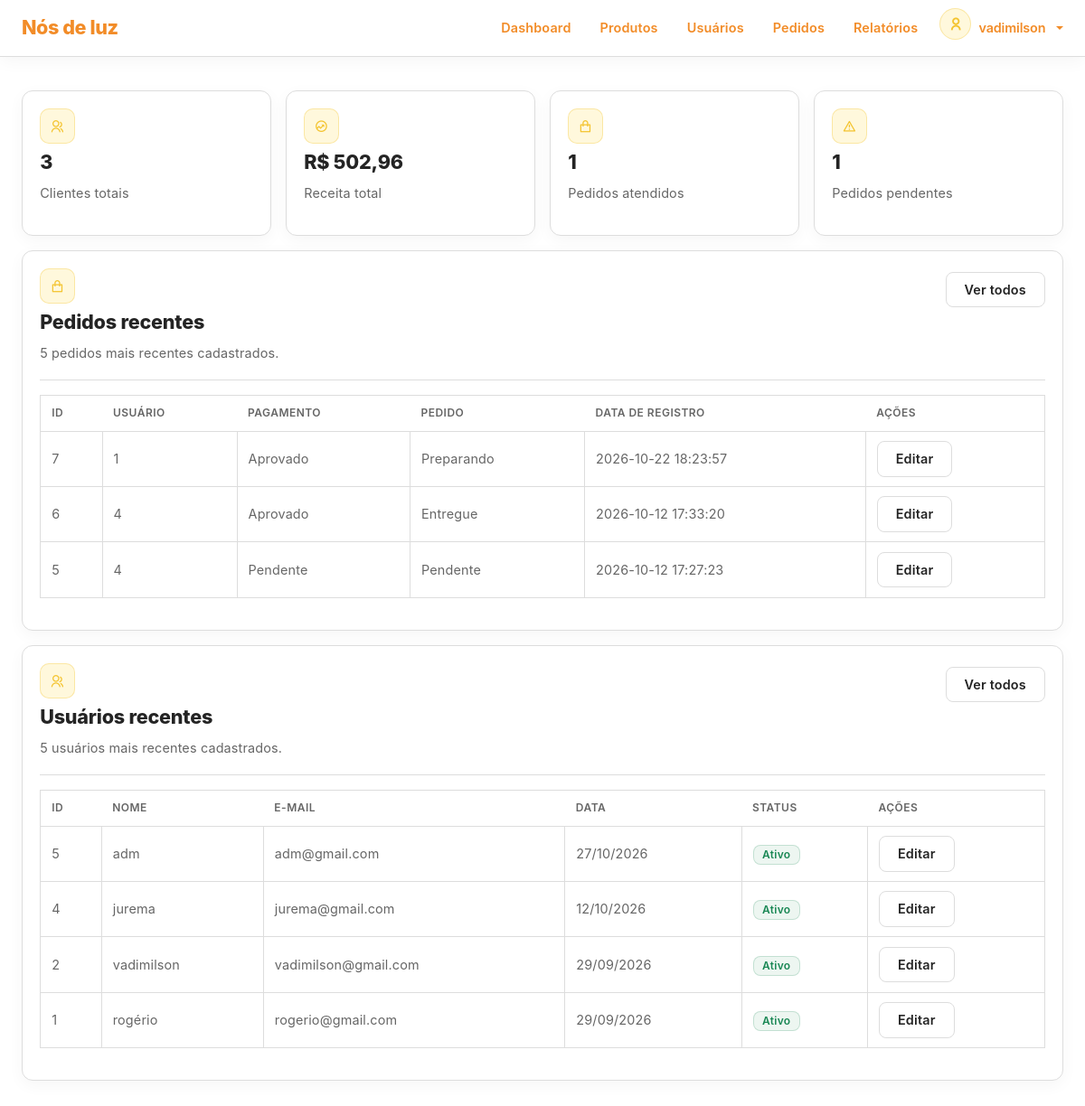
The page /dashboard/index.php (signed in) on the database its author committed.
### tables this page shows
CREATE TABLE `orders` (
  `id` int(11) NOT NULL,
  `user_id` int(11) NOT NULL,
  `total` decimal(10,2) NOT NULL,
  `payment_status` enum('Pendente','Aprovado','Recusado') NOT NULL DEFAULT 'Pendente',
  `order_status` enum('Pendente','Preparando','Enviado','Entregue','Cancelado') NOT NULL DEFAULT 'Pendente',
  `date_register` datetime NOT NULL DEFAULT current_timestamp()
);

CREATE TABLE `users` (
  `id` int(11) NOT NULL,
  `name` varchar(250) NOT NULL,
  `email` varchar(250) NOT NULL,
  `password` varchar(250) NOT NULL,
  `phone` varchar(15) NOT NULL,
  `cpf` varchar(14) NOT NULL,
  `address` varchar(250) NOT NULL,
  `cep` varchar(8) NOT NULL,
  `address_number` varchar(20) NOT NULL,
  `address_complement` varchar(100) DEFAULT NULL,
  `role` enum('Cliente','Admin') NOT NULL,
  `status` enum('Ativo','Inativo') NOT NULL,
  `vip` enum('sim','nao') NOT NULL DEFAULT 'nao',
  `reset_token` varchar(64) DEFAULT NULL,
  `reset_token_expires` datetime DEFAULT NULL,
  `date_register` datetime NOT NULL DEFAULT current_timestamp()
);

### app/config/config.php (called while the page is built, shortened)
<?php
function e(?string $value): string
{
    return htmlspecialchars($value ?? '', ENT_QUOTES, 'UTF-8');
}
?>

### components/shared/table-users.php (the view, shortened to what this page needs)
<div class="table-responsive table-container">
    <table class="table align-middle text-nowrap">
        <thead>
            <tr>
                <th>Id</th>
                <th>Nome</th>
                <th>E-mail</th>
                <th>Data</th>
                <th>Status</th>
                <th>Ações</th>
            </tr>
        </thead>
        <tbody>
            <?php if (!empty($users)): ?>
                <?php foreach ($users as $user): ?>
                    <tr>
                        <td><?= $user['id'] ?></td>
                        <td><?= $user['name'] ?></td>
                        <td><?= $user['email'] ?></td>
                        <td><?= date('d/m/Y', strtotime($user['date_register'])) ?></td>
                        <td><span class="badge secondary <?= ($user['status'] === 'Ativo') ? 'green' : 'red' ?>"><?= $user['status'] ?></span></td>
                        <td><a class="btn secondary" href="<?= BASE_URL ?>dashboard/user-edit.php?id=<?= $user['id'] ?>">Editar</a></td>
                    </tr>
                <?php endforeach; ?>
            <?php endif; ?>
        </tbody>
    </table>
</div>

### components/shared/table-orders.php (shortened to what this page needs)
<div class="table-responsive table-container">
    <table class="table align-middle text-nowrap">
        <thead>
            <tr>
                <th>ID</th>
                <th>Usuário</th>
                <th>Pagamento</th>
                <th>Pedido</th>
                <th>Data de registro</th>
                <th>Ações</th>
            </tr>
        </thead>
        <tbody>
            <?php if (!empty($orders)): ?>
                <?php foreach ($orders as $order): ?>
                    <tr>
                        <td>
                            <?= e($order['id']) ?>
                        </td>
                        <td>
                            <?= e($order['user_id']) ?>
                        </td>
                        <td>
                            <?= e($order['payment_status']) ?>
                        </td>
                        <td>
                            <?= e($order['order_status']) ?>
                        </td>
                        <td>
                            <?= e($order['date_register']) ?>
                        </td>
                        <td>
                            <a
                                class="btn secondary"
                                href="<?= BASE_URL ?>dashboard/order-edit.php?id=<?= (int) $order['id'] ?>"
                            >
                                Editar
                            </a>
                        </td>
                    </tr>
                <?php endforeach; ?>
            <?php endif; ?>
        </tbody>
    </table>
</div>

### assets/css/index.css (style rules this page uses)
* { padding: 0; margin: 0; box-sizing: border-box; list-style: none; }
:root { --color-primary: #f4c430; --color-primary-hover: #ddb01f; --color-primary-light: #fff8dc; --color-orange: #f28c28; --color-orange-hover: #df7815; --color-orange-light: #fff0df; --color-background: #ffffff; --color-background-soft: #fafafa; --color-section: #f6f6f6; --color-card: #ffffff; --color-border: #dddddd; --color-border-light: #eeeeee; --color-title: #242424; --color-text: #666666; --color-muted: #999999; --navbar-background: #f7f7f7; --navbar-border: #dddddd; --footer-background: #000000; --footer-text: #dddddd; --color-input: #ffffff; --color-primary-border: #f4c43055; --color-primary-background: #fff8dc; --color-success: #198754; --color-success-border: #19875433; --color-success-background: #19875414; --color-danger: #ff5441; --color-danger-border: #ff544133; --color-danger-background: #ff544114; --font-family: "Inter", Arial, Helvetica, sans-serif; --font-size-xxl: clamp(2rem, 4vw + 1rem, 3.2rem); --font-size-xl: clamp(2rem, 4vw, 3rem); --font-size-lg: 1.35rem; --font-size-md: 1rem; --font-size-sm: 0.9rem; --font-weight-bold: 800; --font-weight-semibold: 600; --font-weight-regular: 400; --container-width: 1060px; --radius-sm: 8px; --radius-md: 10px; --radius-lg: 12px; --transition: 0.2s ease; --shadow-sm: 0 5px 18px rgba(0, 0, 0, 0.04); --shadow-md: 0 10px 25px rgba(0, 0, 0, 0.08); }
html { scroll-behavior: smooth; }
body { overflow-x: hidden; background-color: var(--color-background); color: var(--color-text); font-family: "Inter", sans-serif !important; font-size: var(--font-size-md); font-weight: var(--font-weight-regular); line-height: 1.65; letter-spacing: 0.01em; -webkit-font-smoothing: antialiased; }
h1, h2, h3, h4, h5, h6, span { color: var(--color-title); letter-spacing: -0.01em; }
.card, .table-container, .projects-list { scrollbar-width: none; -ms-overflow-style: none; }
.btn.secondary { background: var(--color-card); border: 1px solid var(--color-border); border-radius: var(--radius-sm); padding: 0.5rem 1.25rem; font-size: var(--font-size-sm); font-weight: var(--font-weight-semibold); color: var(--color-title); transition: var(--transition); }
.badge.primary, .badge.secondary { padding: 0.25rem 0.6rem; font-size: 0.75rem !important; font-weight: var(--font-weight-semibold); border-radius: var(--radius-sm) !important; display: inline-block; letter-spacing: 0.02em; }
.badge.secondary { background: var(--color-input); border: 1px solid var(--color-border); color: var(--color-text) !important; }
.badge.secondary.green { background: var(--color-success-background); border: 1px solid var(--color-success-border); color: var(--color-success) !important; }
.table { color: var(--color-text) !important; font-size: var(--font-size-sm) !important; }
.table thead { border: 1px solid var(--color-border) !important; }
.table th { color: var(--color-text) !important; font-weight: var(--font-weight-semibold) !important; background: var(--color-input) !important; border-bottom: 1px solid var(--color-border) !important; font-size: 0.75rem !important; text-transform: uppercase; letter-spacing: 0.04em; padding: 0.6rem 0.75rem !important; }
.table td { vertical-align: middle; border: 1px solid var(--color-border) !important; background: transparent !important; color: var(--color-text) !important; padding: 0.65rem 0.75rem !important; }
.table-container { max-height: 400px; overflow-y: auto; }
.btn, .nav-item a, .card-title { text-transform: lowercase !important; }
.btn::first-letter, .nav-item a::first-letter, .card-title::first-letter { text-transform: uppercase !important; }

### rows shown on the page
orders: id "7", user "1", payment_status "Aprovado", order_status "Preparando", date_register "2026-10-22 18:23:57"
orders: id "6", user "4", payment_status "Aprovado", order_status "Entregue", date_register "2026-10-12 17:33:20"
orders: id "5", user "4", payment_status "Pendente", order_status "Pendente", date_register "2026-10-12 17:27:23"
users: id "5", name "adm", email "adm@gmail.com", date_register "27/10/2026", status "Ativo"
users: id "4", name "jurema", email "jurema@gmail.com", date_register "12/10/2026", status "Ativo"
users: id "2", name "vadimilson", email "vadimilson@gmail.com", date_register "29/09/2026", status "Ativo"
users: id "1", name "rogério", email "rogerio@gmail.com", date_register "29/09/2026", status "Ativo"

### other values the page prints
$_SESSION['name'] "vadimilson"
$total_users "3"
$total_revenue "502,96"
$total_orders_completed "1"
$total_orders_pending "1"
